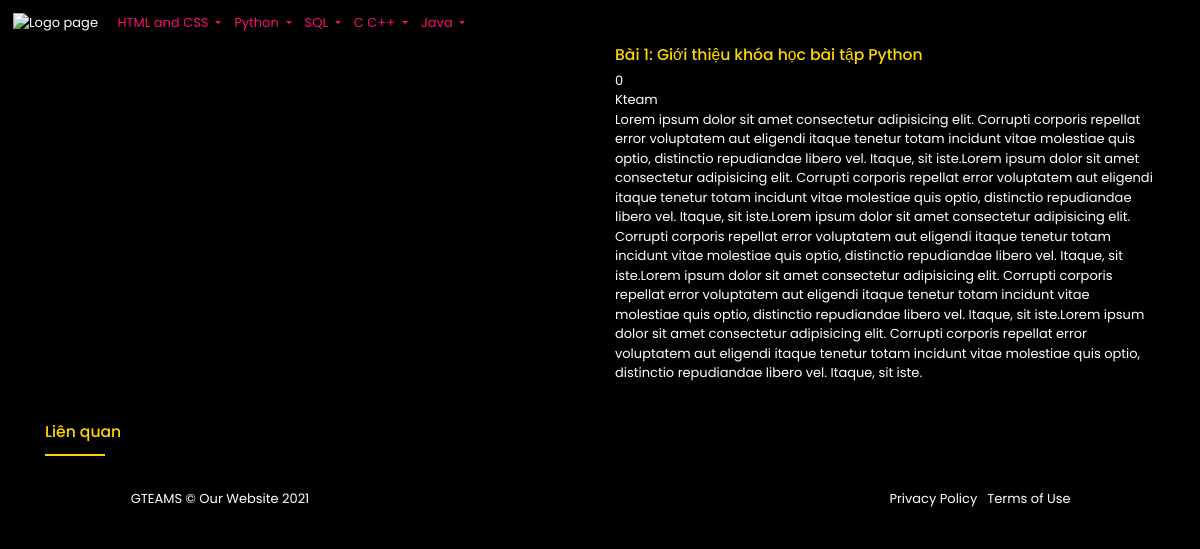
Page /GTEAMS/Bài 1: Giới thiệu khóa học bài tập Python on the committed database.
### GTEAMS_APP/models.py (models this page shows, shortened)
class Courses(models.Model):
    title=models.CharField(max_length=100)
    date = models.DateTimeField(auto_now_add=True)
    author = models.CharField(max_length=50)
    linkVideo = EmbedVideoField()
    added = models.DateTimeField(auto_now_add=True)
    MieuTa=models.TextField()
    subject = models.ForeignKey(subjects, on_delete=models.CASCADE)
    Type=models.ForeignKey(typeCourse, on_delete=models.CASCADE)
    costReal = models.CharField(max_length=20, null=True, blank=True)
    image = models.FileField(upload_to='images/', blank=True, null=True)
    class Meta:
        ordering = ['-added']

### GTEAMS_APP/views.py (the view)
# urls.py: path('<str:title>', views.show_detail_MainPage, name='show_detail_MainPage'),
def show_detail_MainPage(request,title):
    try:
        Content=Courses.objects.filter(title=title)
    except Courses.DoesNotExist:
        raise Http404("Practice doesnot exist")
    a=Courses.objects.all()
    context= {'title':title,'question':Content,'a':a}
    return render(request,'pages/coursesVideo.html',context)

### GTEAMS_APP/templates/pages/coursesVideo.html (shortened to what this page needs)
{% load static %} {% load embed_video_tags %}
<!DOCTYPE html>
<html lang="en">
<head>
    <link rel="stylesheet" href="https://maxcdn.bootstrapcdn.com/bootstrap/4.5.2/css/bootstrap.min.css">
     <link rel="stylesheet" href="{% static 'fonts/fontawesome-free-5.15.4-web/css/all.css'%}">
    <link rel="stylesheet" href="{% static 'css/cours.css'%}">
</head>
<body>
    <nav class="navbar navbar-expand-sm badge-blue navbar-dark">
        <a class="navbar-brand" href="#"><img src="{% static 'imgs/logo.png'%}" alt="Logo page" width="100" /></a>
        <ul class="navbar-nav">
            <li class="nav-item dropdown">
                <a class="nav-link dropdown-toggle" href="#" id="navbardrop" data-toggle="dropdown">
              HTML and CSS
            </a>
            </li>
            <li class="nav-item dropdown">
                <a class="nav-link dropdown-toggle" href="#" id="navbardrop" data-toggle="dropdown">
              Python
            </a>
            </li>
            <li class="nav-item dropdown">
                <a class="nav-link dropdown-toggle" href="#" id="navbardrop" data-toggle="dropdown">
              SQL
            </a>
            </li>
            <li class="nav-item dropdown">
                <a class="nav-link dropdown-toggle" href="#" id="navbardrop" data-toggle="dropdown">
              C C++
            </a>
            </li>
            <li class="nav-item dropdown">
                <a class="nav-link dropdown-toggle" href="#" id="navbardrop" data-toggle="dropdown">
              Java
            </a>
            </li>
        </ul>
    </nav>
    <div class="container">
        <div class="row">
          <div class="col-sm" style="text-align: center;">
          </div>
          <div class="col-sm">
            <div>
                <h1 style="color: #FFD700; font-size: 1.2rem; background-color: black; ">
                    {{title}}
                </h1>
            </div>
            {% for item in a %} {% if item.title == title %}
            {{item.costReal}}
            <div>
                {{item.author}}
            </div>
            <p>
                {{item.MieuTa}}
            </p>
             {% endif %} {% endfor %}
          </div>
        </div>
        <hr>
        <h2 style="color: #FFD700; font-size: 1.2rem; background-color: black; ">Liên quan</h2>
        <hr style="border-top: 2px solid #FFD700; width: 60px;">
      </div>
      <footer>
        <div class="container">
          <div class="text-center"><i class="fas fa-ellipsis-h"></i></div>
          <div class="row text-center">
            <div class="col-md-4 box">
              <span class="copyright quick-links">GTEAMS &copy; Our Website <script>document.write(new Date().getFullYear())</script>
              </span>
            </div>
            <div class="col-md-4 box">
              <ul class="list-inline social-buttons">
                <li class="list-inline-item">
                  <a href="#">
                  <i class="fab fa-twitter"></i>
                </a>
                </li>
                <li class="list-inline-item">
                  <a href="#">
                  <i class="fab fa-facebook-f"></i>
                </a>
                </li>
                <li class="list-inline-item">
                  <a href="#">
                  <i class="fab fa-linkedin-in"></i>
                </a>
                </li>
              </ul>
            </div>
            <div class="col-md-4 box">
              <ul class="list-inline quick-links">
                <li class="list-inline-item">
                  <a href="#">Privacy Policy</a>
                </li>
                <li class="list-inline-item">
                  <a href="#">Terms of Use</a>
                </li>
              </ul>
            </div>
          </div>
        </div>
      </footer>
</body>
</html>

### GTEAMS_APP/static/css/cours.css (style rules this page uses)
* { margin: 0; padding: 0; box-sizing: border-box; font-family: "Poppins", sans-serif; color: rgb(255, 255, 255); background-color: #000000; box-sizing: border-box; font-size: 13px; }
body { background-color: black; }
.navbar-dark .navbar-nav .nav-link { color: rgb(250, 14, 112); }
a { text-decoration: none; color: white; }

### rows in the picture
Courses: title "Bài 1: Giới thiệu khóa học bài tập Python", costReal "0", author "Kteam", MieuTa "Lorem ipsum dolor sit amet consectetur adipisicing elit. Corrupti corporis repellat error voluptatem aut eligendi itaque tenetur totam incidunt vitae molestiae quis optio, distinctio repudiandae libero vel. Itaque, sit iste.Lorem ipsum dolor sit amet consectetur adipisicing elit. Corrupti corporis repellat error voluptatem aut eligendi itaque tenetur totam incidunt vitae molestiae quis optio, distinctio repudiandae libero vel. Itaque, sit iste.Lorem ipsum dolor sit amet consectetur adipisicing elit. Corrupti corporis repellat error voluptatem aut eligendi itaque tenetur totam incidunt vitae molestiae quis optio, distinctio repudiandae libero vel. Itaque, sit iste.Lorem ipsum dolor sit amet…"
